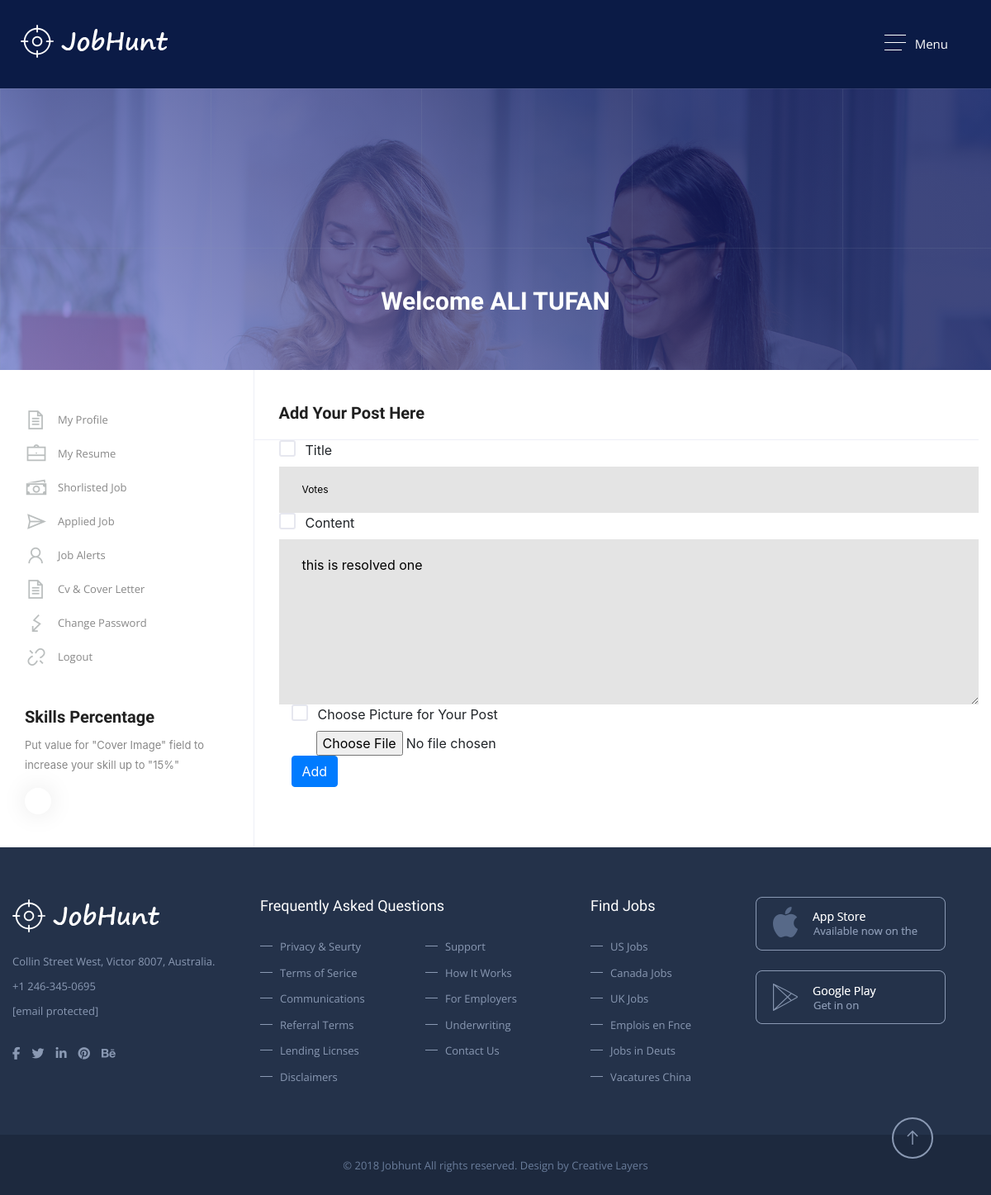
The app's page /post/1/update (signed in), older data.
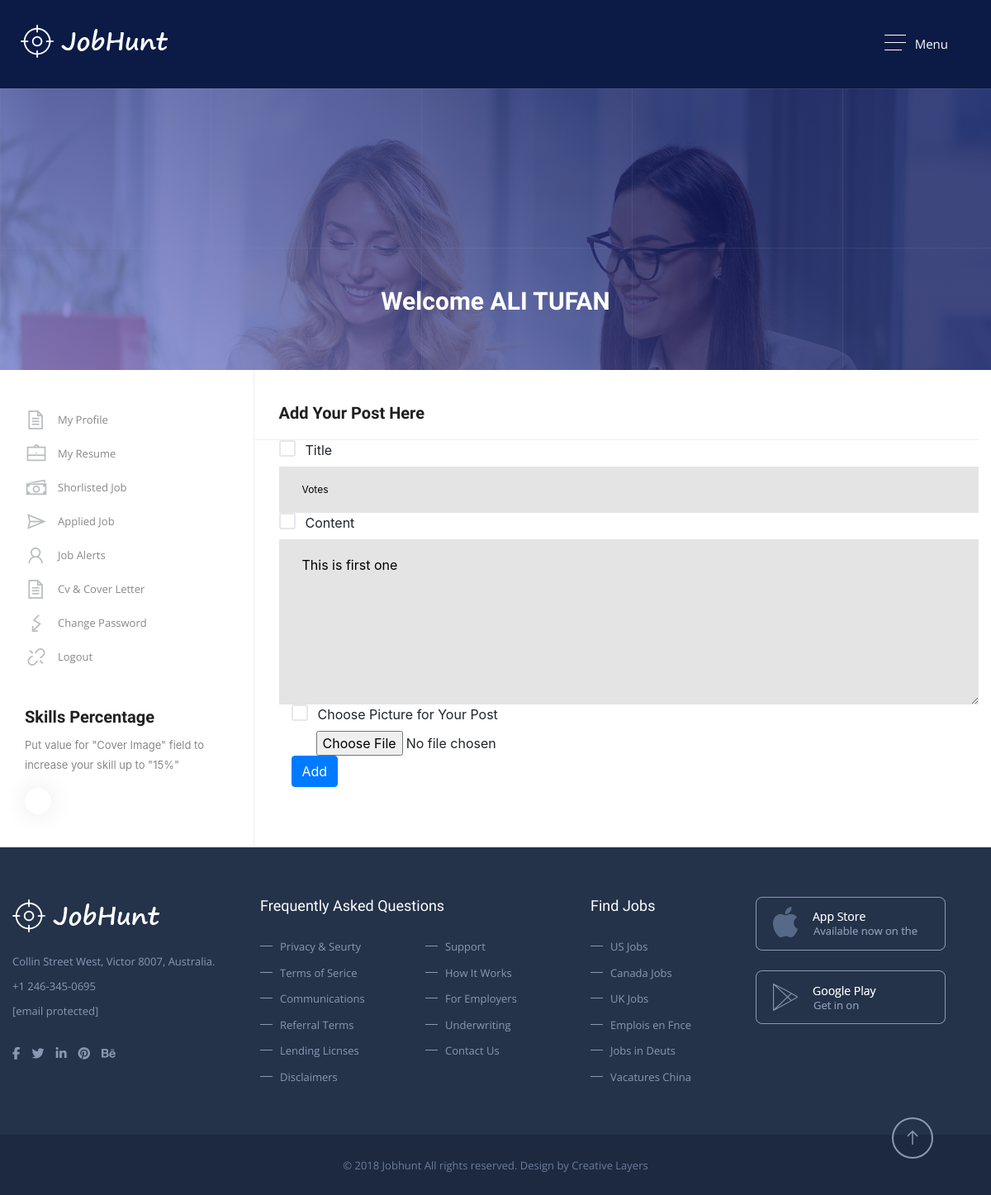
The same page, newer data.
### app/models.py (models this page shows, shortened)
class Post(db.Model):
    id = db.Column(db.Integer,primary_key=True,)
    title = db.Column(db.String(35),nullable=False,unique=True)
    date_posted = db.Column(db.DateTime(30),nullable=False,default=datetime.utcnow)
    image_file=db.Column(db.String(20),nullable=True)
    content = db.Column(db.Text(10),nullable=False)
    user_id = db.Column(db.Integer,db.ForeignKey('user.id'),nullable=False)

### app/routes.py (the view)
@app.route("/post/<post_id>/update",methods=['POST','GET'])
def post_update(post_id):
    post = Post.query.get_or_404(post_id)
    if post.author != current_user:
        abort(403)
    form = PostForm()
    if form.validate_on_submit():
        if form.picture.data:
            picture_file= save_post_pic(form.picture.data)
            post.image_file  = picture_file
        post.title=form.title.data
        post.content = form.content.data
        db.session.commit()
        flash('You blog has been updated successfully....','success')
        return redirect(url_for('post_detail',post_id=post.id))
    elif request.method =='GET':
        form.title.data = post.title
        form.content.data = post.content
        form.picture.data = post.image_file
    return render_template('add_post.html',title="Update Post",post=post,form=form,legend='Update Post')

### app/forms.py
class PostForm(FlaskForm):
    title = StringField('Title',validators=[DataRequired(),Length(max=100,min=5)])
    content = TextAreaField('Content',validators=[DataRequired()])
    picture = FileField('Choose Picture for Your Post',validators=[FileAllowed(['png','jpg'])])
    submit = SubmitField('Add')

### app/models.py (called while the page is built)
@login_manager.user_loader
def load_user(user_id):
    return User.query.get(int(user_id))

### app/templates/add_post.html (shortened to what the changed rows need)
{% extends "nav.html" %}
{% block nav %}
	<section>
		<div class="block no-padding">
			<div class="container">
				 <div class="row no-gape">
				 	<div class="col-lg-9 column">
				 		<div class="padding-left">
					 		<div class="manage-jobs-sec">
						 		<div class="change-password">
                                    <form method="POST" action="" enctype="multipart/form-data">
                                        <div class="form-group">
                                            {{form.title.label(class="")}}
                                            {% if form.title.errors %}
                                                {{form.title(class="form-control form-control-lg is-invalid")}}
                                                <div class="invalid-feedback">
                                                    {% for error in form.title.errors %}
                                                    <input type="text" name="somithing">
                                                        <span>{{error}}</span>
                                                    {% endfor %}
                                                </div>
                                            {% else %}
                                                {{form.title}}
                                            {% endif %}
                                        </div>
                                        <div class="form-group">
                                            {{form.content.label(class="")}}
                                            {% if form.content.errors %}
                                                {{form.content(class="form-control form-control-lg is-invalid")}}
                                                <div class="invalid-feedback">
                                                    {% for error in form.content.errors %}
                                                        <span>{{error}}</span>
                                                    {% endfor %}
                                                </div>
                                            {% else %}
                                                {{form.content}}
                                            {% endif %}
                                        </div>
                                    </form>
						 		</div>
					 		</div>
					 	</div>
					</div>
				 </div>
			</div>
		</div>
	</section>
{% endblock nav %}

Row changes from the older to the newer data that the page shows:
changed Post "Votes": content "this is resolved one" → "This is first one"
